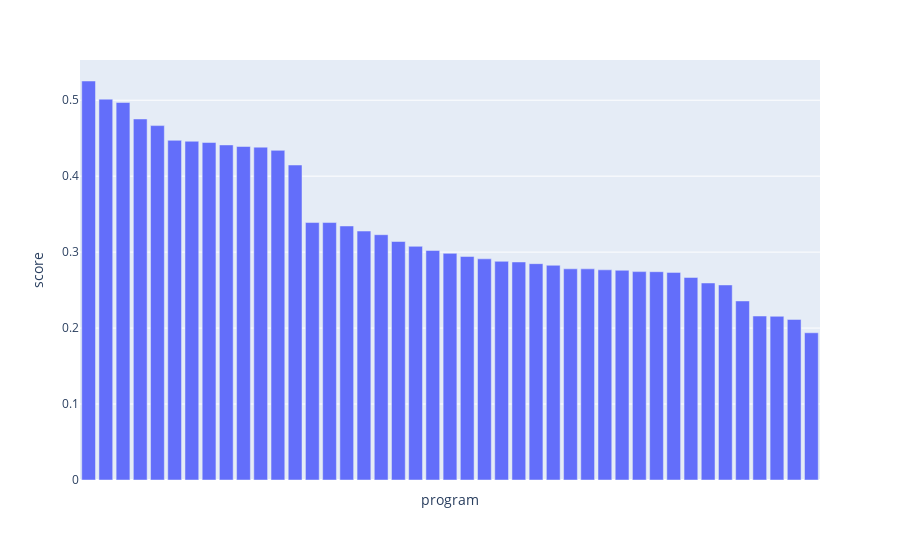

The code cell stored with this chart in its notebook:
### Code cell
import plotly.express as px
fig = px.bar(results, x="program", y="score")
fig.update_xaxes(showticklabels=False) # we hide x labels because it takes too much room. We can see school names by hovering bars
fig.show()

### Figure 1 — Plotly figure (JSON) as saved in the notebook; plotly's stock layout.template omitted (floating-point values rounded to 4 significant figures)
{"data": [{"alignmentgroup": "True", "hovertemplate": "program=%{x}<br>score=%{y}<extra></extra>", "legendgroup": "", "marker": {"color": "#636efa", "pattern": {"shape": ""}}, "name": "", "offsetgroup": "", "orientation": "v", "showlegend": false, "textposition": "auto", "type": "bar", "x": ["M2 - Parcours Probabilités et Finance (El Karoui) - Institut Polytechnique de Paris", "M2 - Parcours Ingénierie mathématique (Majeure Ingénierie financière et modèles aléatoires) - Sorbonne Université Sciences", "M2 Ingénierie Statistique et financière - Université Paris Dauphine-PSL", "M2 IRFA (choisir option Ingénierie Mathématique de la Finance) - Université Panthéon - Sorbonne", "M2 - Ingénierie économique et financière - Université Paris Dauphine-PSL", "M2 IMAFA - Université Côte d’Azur", "Econométrie & Statistiques, parcours Ingénierie des Risques Financiers - ISFA", "Laure Élie / M2MO - Université Paris Cité", "MOSEF - Université Panthéon - Sorbonne", "Mathématiques, finance computationnelle, actuariat - Université de Lille", "Monnaie, Banque, Finance, Assurance (Parcours techniques financières et bancaires) - Université Panthéon - Assas", "Statistique du risque - Université de Nanterre", "Quantitative Finance - Vienna University of Economics and Business", "MMMEF - Université Panthéon - Sorbonne", "M2 Finance quantitative (M2QF) - Université Paris-Saclay", "Master mathématiques de la finance et des données (lamberton) - Université Gustave Eiffel & École des Ponts - UPEC", "Statistics, Finance and Actuarial Science - Institut Polytechnique de Paris", "Finance Quantitative - Grenoble IAE", "Financial Markets - Université Paris Dauphine-PSL", "M2 - Mathématiques de l'Assurance de l'Economie et de la Finance - Université Paris Dauphine-PSL", "Financial mathematics - Université du Luxembourg", "Ingénierie Statistique et Informatique de la Finance, de l’Assurance et du Risque (ISIFAR) - Université Paris Cité", "Finance quantitative - IAE Lille", "Mathematics of Randomness - Institut Polytechnique de Paris", "Master probabilités et statistiques des nouvelles données (choisir option finance pour l’UPEC) - Université Gustave Eiffel - UPEC", "M2 - Research in Finance - Université Paris Dauphine-PSL", "Mathématiques, Apprentissage, Sciences et Humanités - Université Paris Dauphine-PSL", "M2 - Parcours Probabilités et Modèles Aléatoires - Sorbonne Université Sciences", "INGÉNIERIE FINANCIÈRE ET MODÉLISATION - Université Sorbonne Paris Nord", "Master mathématiques et informatique (choisir option finance) - UPEC", "Quantitative Economic Analysis - Université Paris Dauphine-PSL", "M2 Mathématiques de l’aléatoire - Université Paris-Saclay", "M. Sc. Finance (spécialité financial mathematics) - Universität Ulm", "M2 DATA SCIENCE : SANTÉ, ASSURANCE ET FINANCE (choisir les options finance) - Université Paris-Saclay", "M2 MAIF - CY Cergy Paris Université", "Mathematical Finance and Actuarial Science - Technical University of Munich", "Quantitative finance - Wirtschafts Universität", "M. Sc. in quantitative finance - University of Zurich", "Maîtrise en finance mathématique et computationnelle (MSc) - Université de Montréal", "Master’s in Stochastics and Financial Mathematics - University of Amsterdam", "M. Sc. Quantitative finance - Erasmus University Rotterdam", "Quantitative finance - University of Bologna", "MCom (Quantitative Finance) Research - University of Johannesburg"], "xaxis": "x", "y": [0.5253, 0.5014, 0.497, 0.4753, 0.4666, 0.4472, 0.446, 0.4443, 0.4411, 0.4391, 0.4382, 0.434, 0.4147, 0.3389, 0.3389, 0.3344, 0.3277, 0.3229, 0.314, 0.3076, 0.3022, 0.2984, 0.2942, 0.2912, 0.2879, 0.287, 0.2848, 0.2827, 0.278, 0.278, 0.2767, 0.2761, 0.2743, 0.2742, 0.2733, 0.2667, 0.2594, 0.2568, 0.2357, 0.2159, 0.2155, 0.2114, 0.1938], "yaxis": "y"}], "layout": {"barmode": "relative", "legend": {"tracegroupgap": 0}, "margin": {"t": 60}, "xaxis": {"anchor": "y", "domain": [0, 1], "showticklabels": false, "title": {"text": "program"}}, "yaxis": {"anchor": "x", "domain": [0, 1], "title": {"text": "score"}}}}
